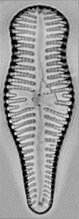
#> input picture example_data/ref_img.jpg, 79 x 219 px
$ python -i image_utils.py   (imports and definitions only)
#> lines starting #> are read from the running program, lines starting #| are printed output that depends on the picture
#> further down, picture is the input picture: shape (219, 79, 3); min 0, max 242, mean 153.9
#!/usr/bin/env python
# coding: utf-8


import math
import numpy as np
import cv2


def convert_to_square(image, new_size=None, padding = 1):
    #kernel = np.ones((3, 3), np.uint8)
    #image_b = cv2.dilate(image, kernel, iterations = 2)
#> called with padding = 1
    crop=1
    image=image[crop:-crop, crop:-crop]
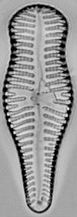
#> image: shape (217, 77, 3); min 0, max 242, mean 153.4
    # Preprocessing
    if not new_size is None:
        ratio = new_size/np.max(image.shape)
        image = cv2.resize(image,
                           dsize=(math.floor(ratio*image.shape[1])-2*padding, math.floor(ratio*image.shape[0])-2*padding),
                           interpolation=cv2.INTER_LINEAR)

    # Converting to square
    square_size = np.max(image.shape)
#> square_size = 217
    h, w = image.shape[0], image.shape[1]
#> h = 217; w = 77
    delta_w, delta_h = square_size - w, square_size - h
#> delta_w = 140; delta_h = 0
    left, top = delta_w//2, delta_h//2
#> left = 70; top = 0
    blur_size = int(np.max(image.shape)/4)*2+1
#> blur_size = 109
    blured_image=cv2.GaussianBlur(image,(blur_size,blur_size),0)
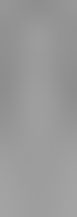
#> blured_image: shape (217, 77, 3); min 141, max 163, mean 153
    square_image_blurred = cv2.copyMakeBorder(blured_image, top+padding, delta_h-top+padding, left+padding, delta_w-left+padding, cv2.BORDER_REPLICATE)
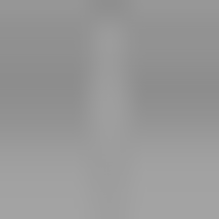
#> square_image_blurred: shape (219, 219, 3); min 141, max 163, mean 151.7
    square_image = square_image_blurred.copy()
    square_image[top+padding:top+h+padding, left+padding:left+w+padding] = image.copy()
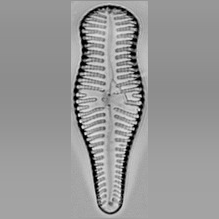
#> square_image: shape (219, 219, 3); min 0, max 242, mean 151.8

    # Seamless cloning
    height=square_image_blurred.shape[0]
#> height = 219
    width=square_image_blurred.shape[1]
#> width = 219
    mask_ref=np.zeros_like(square_image).astype("uint8")
    mask_ref[top+1:top+h+1, left+1:left+w+1] = 255
    center = (height//2, width//2)
#> center = (109, 109)
    src = expand(square_image)
    dst = expand(square_image_blurred)
    final_image = cv2.seamlessClone(src, dst, mask_ref, center, cv2.NORMAL_CLONE)
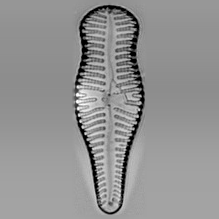
#> final_image: shape (219, 219, 3); min 0, max 255, mean 146.8

    if not new_size is None:
            final_image = cv2.resize(final_image,
                       dsize=(new_size, new_size),
                       interpolation=cv2.INTER_CUBIC)
    return final_image

def expand(image):
    if image.ndim==2:
         image = np.repeat(image[:, :, np.newaxis], 3, axis=2)
    return image


# In[ ]:

>>> import cv2
>>> picture = cv2.imread('example_data/ref_img.jpg')
>>> result = convert_to_square(picture)
